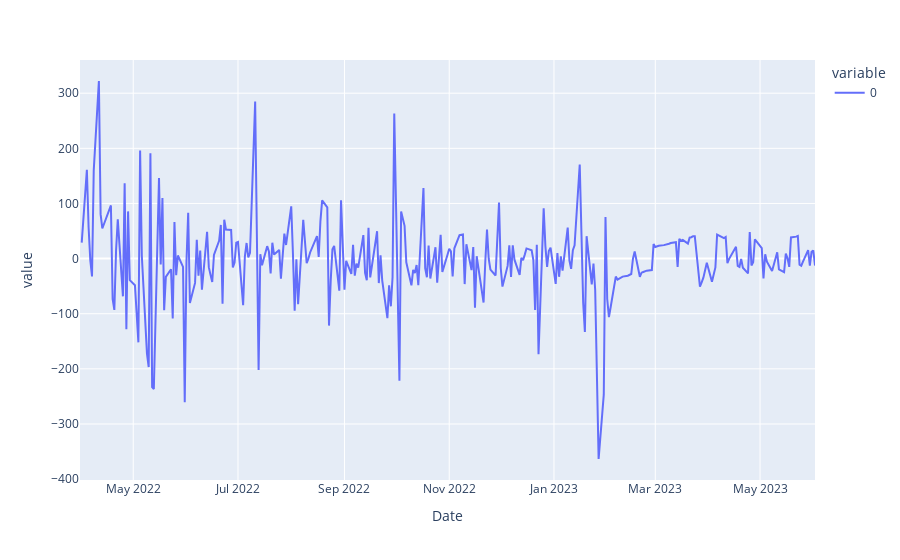

The cell this chart's notebook holds for it:
### Code cell
px.line(residuals2)

### Figure 1 — Plotly figure (JSON) as saved in the notebook; plotly's stock layout.template omitted (floating-point values rounded to 4 significant figures; data arrays with more than 128 entries replaced by an {"elided": "..."} marker saying what was removed)
{"data": [{"hovertemplate": "variable=0<br>Date=%{x}<br>value=%{y}<extra></extra>", "legendgroup": "0", "line": {"color": "#636efa", "dash": "solid"}, "marker": {"symbol": "circle"}, "mode": "lines", "name": "0", "orientation": "v", "showlegend": true, "type": "scatter", "x": {"elided": "291 str values"}, "xaxis": "x", "y": {"elided": "291 float values"}, "yaxis": "y"}], "layout": {"legend": {"title": {"text": "variable"}, "tracegroupgap": 0}, "margin": {"t": 60}, "xaxis": {"anchor": "y", "domain": [0, 1], "title": {"text": "Date"}}, "yaxis": {"anchor": "x", "domain": [0, 1], "title": {"text": "value"}}}}
